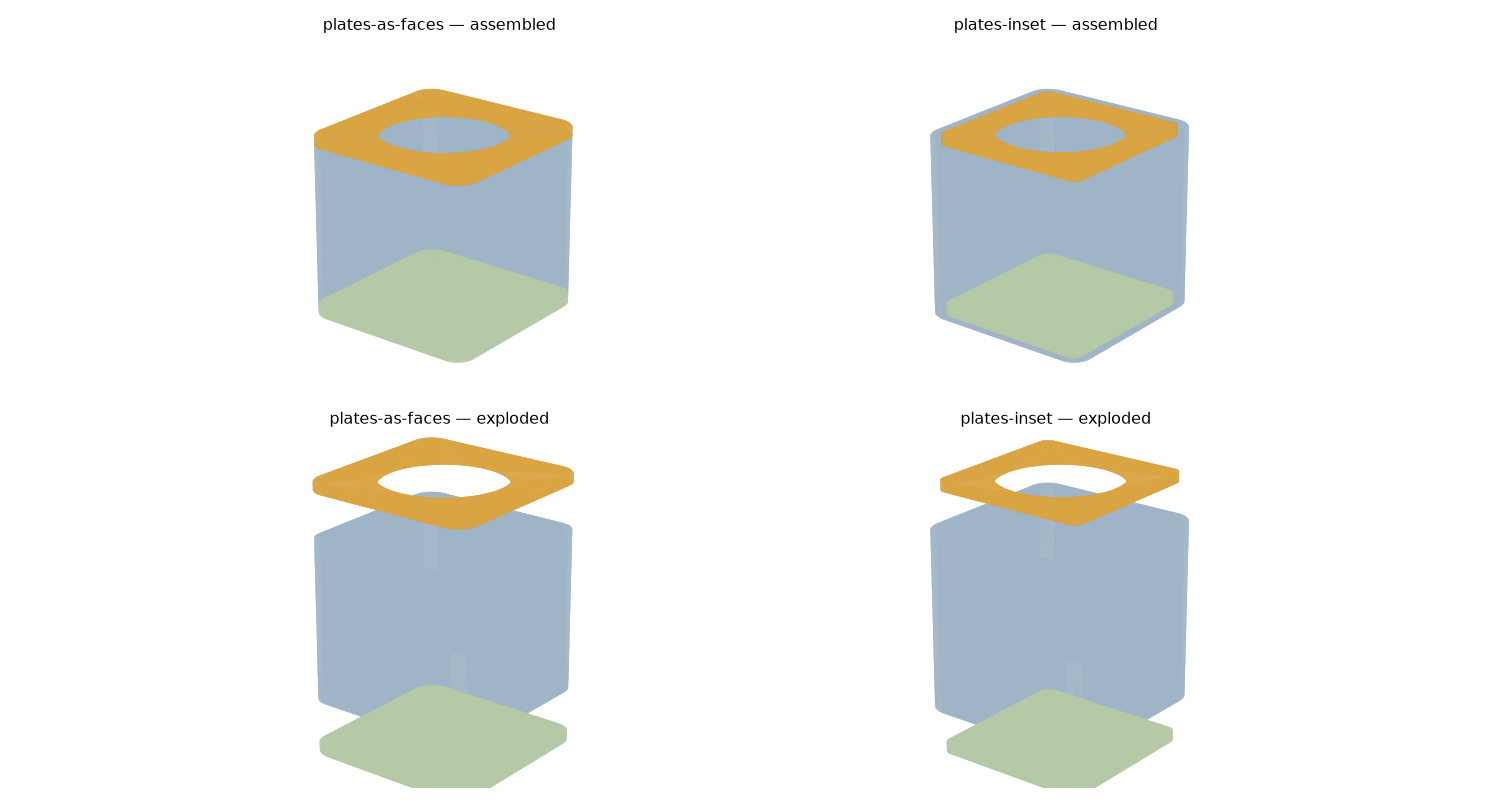

This chart was generated by the following Python code:
"""Render both split styles, assembled and exploded, into preview.png.

Run from this directory after cube.py has written build/.
"""

import trimesh, numpy as np, matplotlib
matplotlib.use('Agg')
import matplotlib.pyplot as plt
from mpl_toolkits.mplot3d.art3d import Poly3DCollection

def draw(ax, meshes, colors, title):
    for m, c in zip(meshes, colors):
        tris = m.vertices[m.faces]
        pc = Poly3DCollection(tris, facecolor=c, edgecolor='none', alpha=1.0)
        pc.set_sort_zpos(0)
        ax.add_collection3d(pc)
    ax.set_xlim(-30,30); ax.set_ylim(-30,30); ax.set_zlim(0,60)
    ax.set_box_aspect((1,1,1)); ax.view_init(elev=22, azim=-52)
    ax.set_title(title, fontsize=10); ax.set_axis_off()

fig = plt.figure(figsize=(13,7))
for col, style in enumerate(("plates-as-faces","plates-inset")):
    parts = {n: trimesh.load(f"build/{n}-{style}.stl") for n in ("band","top-plate","back-plate")}
    z = {"back-plate":0.0, "band":3.0 if style=="plates-as-faces" else 0.0, "top-plate":52.0}
    # assembled
    asm = []
    for n,m in parts.items():
        c=m.copy(); c.apply_translation([0,0,z[n]]); asm.append(c)
    ax = fig.add_subplot(2,2,col+1, projection='3d')
    draw(ax, asm, ['#9fb4c7','#d9a441','#b5c9a7'], f"{style} — assembled")
    # exploded
    exp = []
    gap = {"back-plate":-14.0, "band":0.0, "top-plate":14.0}
    for n,m in parts.items():
        c=m.copy(); c.apply_translation([0,0,z[n]+gap[n]]); exp.append(c)
    ax = fig.add_subplot(2,2,col+3, projection='3d')
    draw(ax, exp, ['#9fb4c7','#d9a441','#b5c9a7'], f"{style} — exploded")
plt.tight_layout(); plt.savefig('preview.png', dpi=115)
print("ok")
